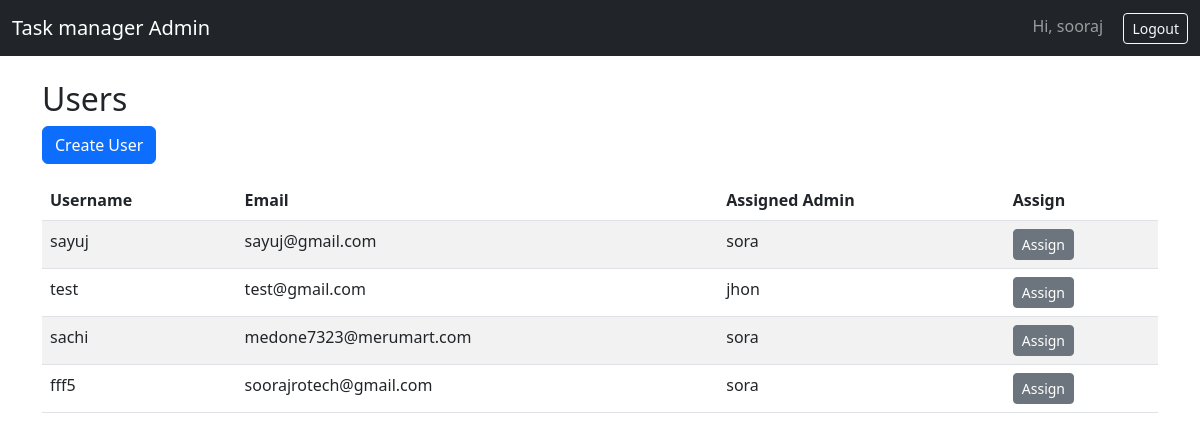
The page /admin_panel/users/ (signed in) on the database as committed earlier.
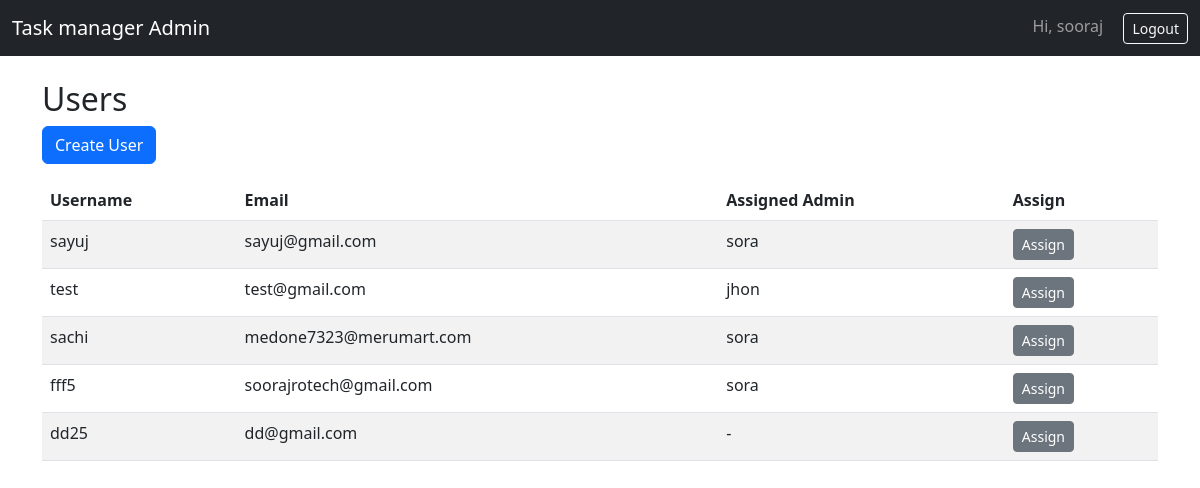
The same page on the database as committed later.
### accounts/models.py (models this page shows, shortened)
class CustomUser(AbstractUser):
    class Roles(models.TextChoices):
        SUPERADMIN = "SUPERADMIN", "SuperAdmin"
        ADMIN = "ADMIN", "Admin"
        USER = "USER", "User"
    role = models.CharField(max_length=20, choices=Roles.choices, default=Roles.USER)
    manager = models.ForeignKey(
        "self",
        null=True,
        blank=True,
        on_delete=models.SET_NULL,
        related_name="managed_users",
        limit_choices_to={"role": "ADMIN"},
    )
    def is_superadmin(self):
        return self.role == self.Roles.SUPERADMIN

### admin_panel/views.py (the view)
# urls.py: path("users/", views.list_users, name="list_users"),
@login_required
def list_users(request):
    if request.user.is_superadmin():
        users = CustomUser.objects.filter(role="USER")
    elif request.user.is_admin():
        users = CustomUser.objects.filter(role="USER", manager=request.user)
    else:
        users = CustomUser.objects.none()
    return render(request, "admin_panel/users_list.html", {"users": users})

### admin_panel/templates/admin_panel/users_list.html
{% extends "admin_panel/base.html" %}
{% block content %}
<h2>Users</h2>
{% if request.user.is_superadmin %}
  <a href="{% url 'admin_panel:create_user' %}" class="btn btn-primary mb-3">Create User</a>
{% endif %}
<table class="table table-striped">
  <thead>
    <tr>
      <th>Username</th>
      <th>Email</th>
      <th>Assigned Admin</th>
      <th>Assign</th>
    </tr>
  </thead>
  <tbody>
    {% for user in users %}
    <tr>
      <td>{{ user.username }}</td>
      <td>{{ user.email }}</td>
      <td>
        {% if user.manager %}
          {{ user.manager.username }}
        {% else %}
          -
        {% endif %}
      </td>
      <td>
        <a href="{% url 'admin_panel:assign_user_to_admin' user.id %}" class="btn btn-sm btn-secondary">Assign</a>
      </td>
    </tr>
    {% empty %}
    <tr>
      <td colspan="4" class="text-center">No users found.</td>
    </tr>
    {% endfor %}
  </tbody>
</table>
{% endblock %}

### admin_panel/templates/admin_panel/base.html (shortened to what this page needs)
<!doctype html>
<html lang="en">
  <head>
    <link href="https://cdn.jsdelivr.net/npm/bootstrap@5.3.0/dist/css/bootstrap.min.css" rel="stylesheet">
  </head>
  <body>
    <nav class="navbar navbar-expand-lg navbar-dark bg-dark">
      <div class="container-fluid">
        <a class="navbar-brand" href="{% url 'admin_panel:dashboard' %}">Task manager Admin</a>
        <div>
          {% if user.is_authenticated %}
            <span class="navbar-text me-3">Hi, {{ user.username }}</span>
            <a class="btn btn-outline-light btn-sm" href="{% url 'admin_panel:logout' %}">Logout</a>
          {% else %}
            <a class="btn btn-outline-light btn-sm" href="{% url 'admin_panel:login' %}">Login</a>
          {% endif %}
        </div>
      </div>
    </nav>
    <main class="container my-4">
      {% block content %}{% endblock %}
    </main>
  </body>
</html>

Rows that differ between the two databases and show on the page:
added CustomUser: username "dd25", email "dd@gmail.com"
